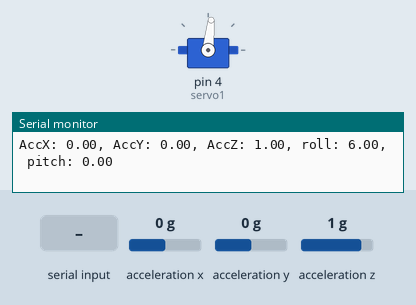
Simulated run of this sketch. Board: Arduino Uno, built with avr-gcc and run on an emulated ATmega328P. On the bench: servo, the last lines printed to the serial monitor. Wiring (inferred from the names in the program): MPU-6050 motion sensor at I2C address 0x68. The test bench sets the inputs (shaded band); at power-on: acceleration x 0 g, acceleration z 1 g, acceleration y 0 g.

Above: at 1.2 s.
1.3 s: acceleration x set to 0.8 g
At 1.6 s:
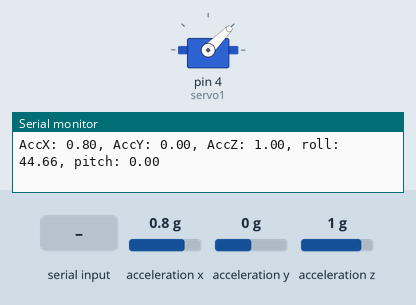
2.8 s: acceleration z set to -0.8 g
At 3.6 s:
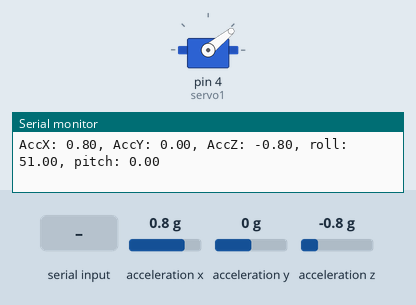
4.3 s: "90,45\n" received over Serial
At 5.2 s:
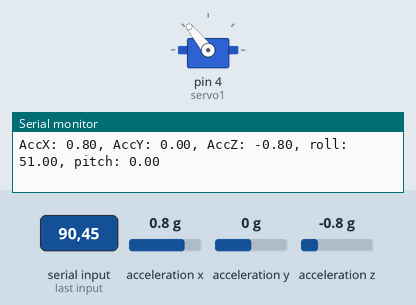
5.9 s: acceleration y set to -1.4 g
At 7.0 s:
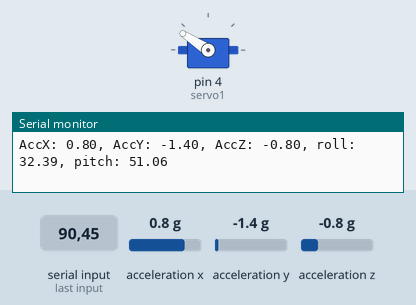
7.4 s: "5\n" received over Serial
At 8.1 s:
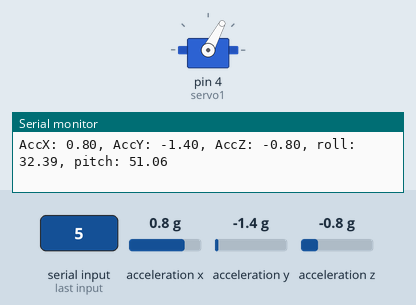
8.9 s: acceleration x set to -0.8 g
At 10.3 s:
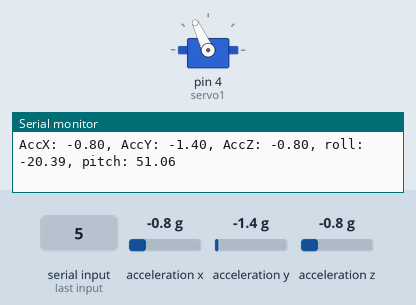
Timing chart, 0 to 11.4 s (numbered marks = the images above; inputs shaded):
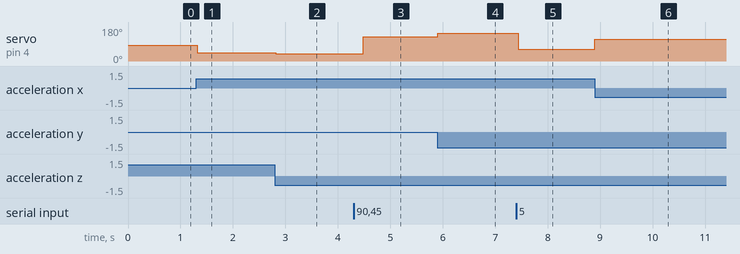

Measured:
- after the input at 1.3 s, servo on pin 4 (servo1): 84° → 45° at once
- after the input at 2.8 s, servo on pin 4 (servo1): 45° → 39° at once
- after the input at 4.3 s, servo on pin 4 (servo1): 39° → 129° after 0.19 s
- after the input at 5.9 s, servo on pin 4 (servo1): 129° → 147° at once
- after the input at 7.4 s, servo on pin 4 (servo1): 147° → 62° at once
- after the input at 8.9 s, servo on pin 4 (servo1): 62° → 115° at once

The sketch:

controller.ino
```cpp
/*
  Most code in this is modified from Arduino and MPU6050 Accelerometer
  and Gyroscope Sensor Tutorial by Dejan, https://howtomechatronics.com
*/
#include <Wire.h>
#include <Servo.h>

//Globals for user input
const byte numChars = 32;
char receivedChars[numChars];
boolean newData = false;
int dataNumber = 0;
int angle = 0;

//Globals for servo
Servo servo1;
int pos = 0;
int servoOffset = 90;

int errorRoll = 6.3;

//Globals for MPU
const int MPU = 0x68;  // MPU6050 I2C address
float AccX, AccY, AccZ;
float roll, pitch;

void setup() {
  Serial.begin(19200);

  //Reset and wake up MPU
  Wire.begin();
  Wire.beginTransmission(MPU);  // MPU=0x68
  Wire.write(0x6B);
  Wire.write(0x00);             // Set reset bit in register 6B to 0
  Wire.endTransmission(true);

  //Connect servo
  servo1.attach(4);
}

void loop() {
  //Use MPU to determine current roll of system
  getRollFromMPU();

  //Accept user input for default angle between -90 and +90
  recvWithEndMarker();
  angle = getUserAngle();

  //Tell servo to point up (6.5 accounts for MPU mounted at angle)
  servo1.write(angle + servoOffset - roll);
  delay(10);

  //Monitoring
  outputData();
}

void getRollFromMPU() {
  //Accelerometer data stored in 6 contiguous registers in 3 sets of 2 starting with 3B
  Wire.beginTransmission(MPU);
  Wire.write(0x3B);  //(ACCEL_XOUT_H)
  Wire.endTransmission(false);
  Wire.requestFrom(MPU, 6, true);  // Read 6 registers total, each axis value is stored in 2 registers

  AccX = (Wire.read() << 8 | Wire.read()) / 16384.0;  // X-axis value
  AccY = (Wire.read() << 8 | Wire.read()) / 16384.0;  // Y-axis value
  AccZ = (Wire.read() << 8 | Wire.read()) / 16384.0; // Z-axis value

  //http://robo.sntiitk.in/2017/12/21/Beginners-Guide-to-IMU.html
  //Determine pitch and roll
  pitch = (-180 * atan(AccY / sqrt(pow(AccX, 2) + pow(AccZ, 2)))/ PI);
  roll = (180 * atan(AccX / sqrt(pow(AccY, 2) + pow(AccZ, 2)))/ PI) + errorRoll;
}

//https://forum.arduino.cc/t/serial-input-basics-updated/382007/3
void recvWithEndMarker() {
    static byte ndx = 0;
    char endMarker = '\n';
    char rc;
    if (Serial.available() > 0) {
        rc = Serial.read();

        if (rc != endMarker) {
            receivedChars[ndx] = rc;
            ndx++;
            if (ndx >= numChars) {
                ndx = numChars - 1;
            }
        }
        else {
            receivedChars[ndx] = '\0'; // terminate the string
            ndx = 0;
            newData = true;
        }
    }
}

//https://forum.arduino.cc/t/serial-input-basics-updated/382007/3
//If user enters bad input, return current angle
int getUserAngle() {
    if (newData == true) {
        dataNumber = 0;             // new for this version
        dataNumber = atoi(receivedChars);   // new for this version
        newData = false;
        if(dataNumber >= -90 && dataNumber <= 90) {
          return dataNumber;
        }
    }
    return angle;
}

void outputData() {
  Serial.print("AccX: ");
  Serial.print(AccX);
  Serial.print(", AccY: ");
  Serial.print(AccY);
  Serial.print(", AccZ: ");
  Serial.print(AccZ);
  Serial.print(", roll: ");
  Serial.print(roll);
  Serial.print(", pitch: ");
  Serial.print(pitch);
  Serial.print("\n");
}
```
